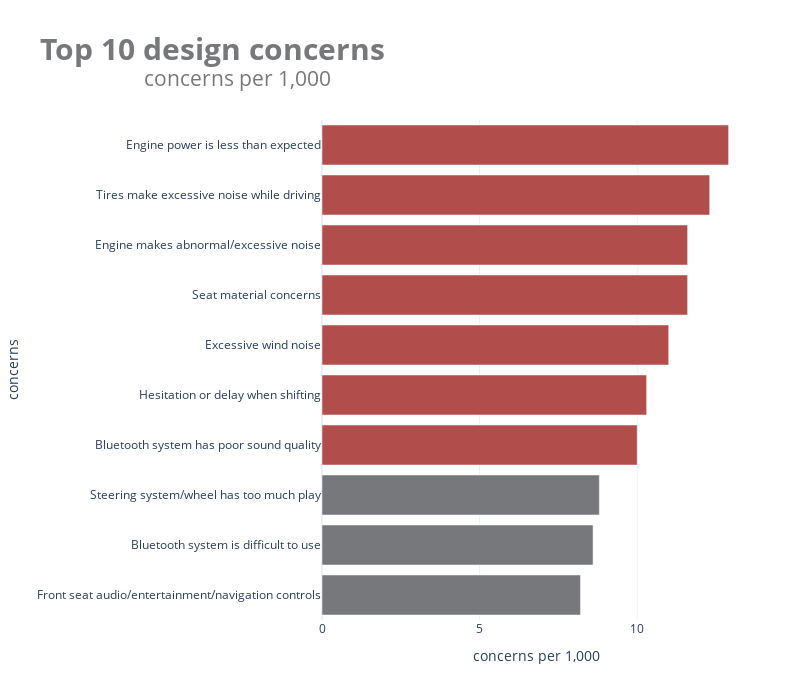

Source (notebook cell):
### Markdown cell above
#### **Aplicamos estilos al template**

### Code cell
fig = px.bar(
    df.iloc[::-1],
    y = 'concerns',
    x = 'concerns per 1,000',
    orientation='h',
)

fig.update_traces(marker=dict(color=color.tolist()))

fig.update_layout(
    template='plotly_white',
    title=dict(
        text='''
            <b>Top 10 design concerns</b> <br>
            <sup>concerns per 1,000</sup>
            ''',
        font_size=30,
        font_color=gray_palette[4]
        ),
        margin=dict(
            l=50,
            r=50,
            t=120,
            b=80
        ),
        width = 800,
        height = 700,
        showlegend = False
)

fig.show()

### Figure 1 — Plotly figure (JSON) as saved in the notebook; plotly's stock layout.template omitted (floating-point values rounded to 4 significant figures)
{"data": [{"alignmentgroup": "True", "hovertemplate": "concerns per 1,000=%{x}<br>concerns=%{y}<extra></extra>", "legendgroup": "", "marker": {"color": ["#76787B", "#76787B", "#76787B", "#B14D4A", "#B14D4A", "#B14D4A", "#B14D4A", "#B14D4A", "#B14D4A", "#B14D4A"], "pattern": {"shape": ""}}, "name": "", "offsetgroup": "", "orientation": "h", "showlegend": false, "textposition": "auto", "type": "bar", "x": [8.2, 8.6, 8.8, 10, 10.3, 11, 11.6, 11.6, 12.3, 12.9], "xaxis": "x", "y": ["Front seat audio/entertainment/navigation controls", "Bluetooth system is difficult to use", "Steering system/wheel has too much play", "Bluetooth system has poor sound quality", "Hesitation or delay when shifting", "Excessive wind noise", "Seat material concerns", "Engine makes abnormal/excessive noise", "Tires make excessive noise while driving", "Engine power is less than expected"], "yaxis": "y"}], "layout": {"barmode": "relative", "height": 700, "legend": {"tracegroupgap": 0}, "margin": {"b": 80, "l": 50, "r": 50, "t": 120}, "showlegend": false, "title": {"font": {"color": "#76787B", "size": 30}, "text": "\n            <b>Top 10 design concerns</b> <br>\n            <sup>concerns per 1,000</sup>\n            "}, "width": 800, "xaxis": {"anchor": "y", "domain": [0, 1], "title": {"text": "concerns per 1,000"}}, "yaxis": {"anchor": "x", "domain": [0, 1], "title": {"text": "concerns"}}}}
